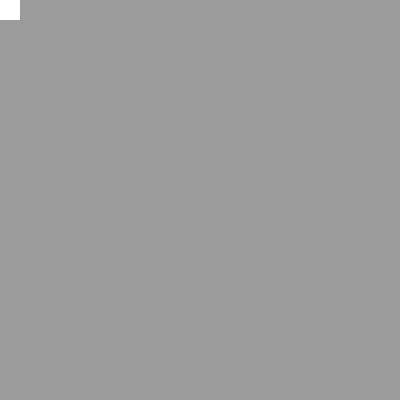
Frame 1 (no input)
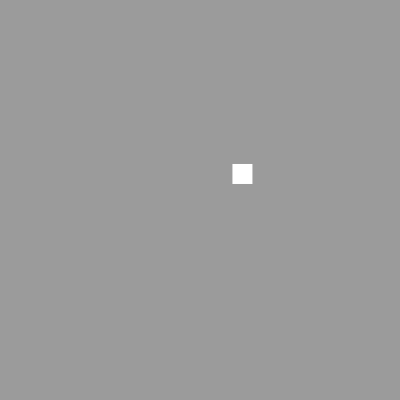
Frame 60 (the mouse pressed at the canvas centre just before this capture)
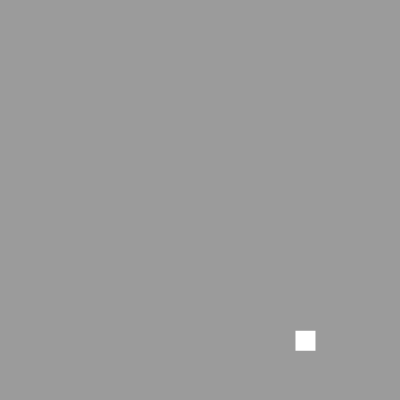
Frame 120 (the mouse held since frame 60 and released just before this capture)

The Processing sketch that drew these frames (run headless with seeded random() and noise(); from frame 60 on, the mouse is pressed at the canvas centre):

// Processing sketch: desafio_bolaQuadrada
// ── desafio_bolaQuadrada.pde
float posX = 0;
float posY = 0;
float velX, velY;
int tam = 20;

void setup() {
  size(400, 400);
  velX = random(2, 5);
  velY = random(2, 5);
}

void draw() {
  noStroke();
  background(155);
  rect(posX, posY, 20, 20);

  if (posX >= width - tam || posX < 0)
  {
    velX = velX * -1;
    println("primeiro if");
  }

  if (posY >= height - tam || posY < 0)
  {
    velY = velY * -1;
    println("segudo if");
  }
  posX += velX;
  posY += velY;
}
